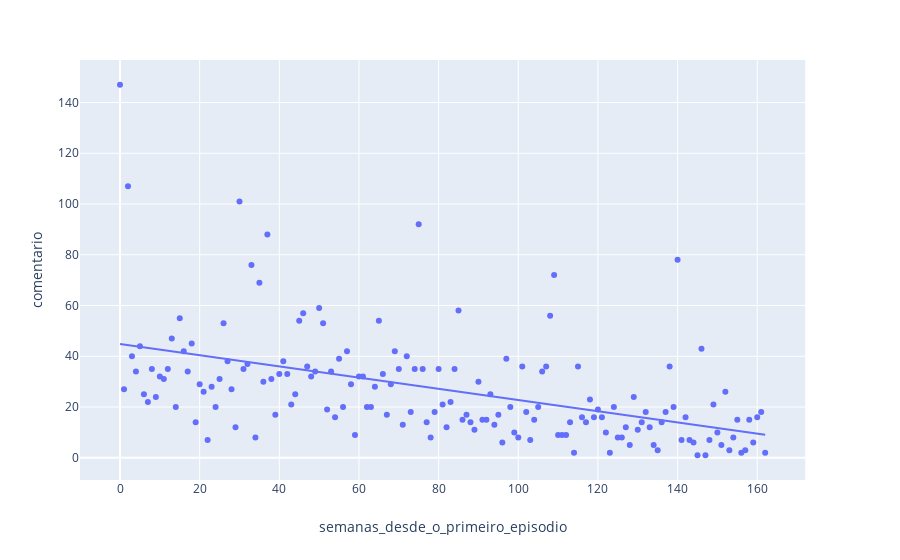

Notebook code cell kept with this figure:
### Code cell
grouped_df = df.groupby(['titulo', 'data']).count().reset_index().sort_values('data').reset_index()
grouped_df['semanas_desde_o_primeiro_episodio'] = grouped_df.index
px.scatter(grouped_df, x='semanas_desde_o_primeiro_episodio', y='comentario', hover_data=['titulo'], trendline='ols')

### Figure 1 — Plotly figure (JSON) as saved in the notebook; plotly's stock layout.template omitted (floating-point values rounded to 4 significant figures; data arrays with more than 128 entries replaced by an {"elided": "..."} marker saying what was removed)
{"data": [{"customdata": {"elided": "163x1 str values"}, "hoverlabel": {"namelength": 0}, "hovertemplate": "semanas_desde_o_primeiro_episodio=%{x}<br>comentario=%{y}<br>titulo=%{customdata[0]}", "legendgroup": "", "marker": {"color": "#636efa", "symbol": "circle"}, "mode": "markers", "name": "", "showlegend": false, "type": "scatter", "x": {"elided": "163 int values"}, "xaxis": "x", "y": {"elided": "163 int values"}, "yaxis": "y"}, {"hoverlabel": {"namelength": 0}, "hovertemplate": "<b>OLS trendline</b><br>comentario = -0.221039 * semanas_desde_o_primeiro_episodio + 44.848945<br>R<sup>2</sup>=0.233177<br><br>semanas_desde_o_primeiro_episodio=%{x}<br>comentario=%{y} <b>(trend)</b>", "legendgroup": "", "marker": {"color": "#636efa", "symbol": "circle"}, "mode": "lines", "name": "", "showlegend": false, "type": "scatter", "x": {"elided": "163 int values"}, "xaxis": "x", "y": {"elided": "163 float values"}, "yaxis": "y"}], "layout": {"autosize": true, "legend": {"tracegroupgap": 0}, "margin": {"t": 60}, "xaxis": {"anchor": "y", "autorange": true, "domain": [0, 0.98], "range": [-9.962, 172.0], "title": {"text": "semanas_desde_o_primeiro_episodio"}, "type": "linear"}, "yaxis": {"anchor": "x", "autorange": true, "domain": [0, 1], "range": [-8.608, 156.6], "title": {"text": "comentario"}, "type": "linear"}}}
